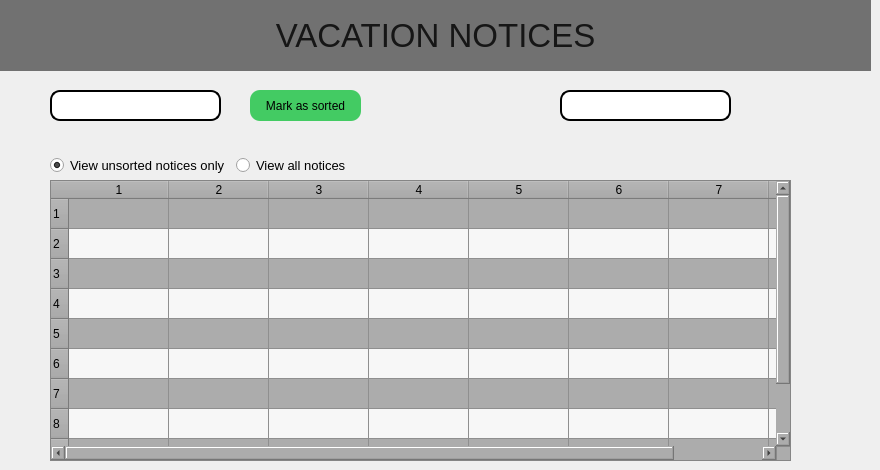
     <widget class="QWidget" name="pageadminVacation">
      <widget class="QLineEdit" name="led_LoginPage_Username_10">
       <property name="geometry">
        <rect>
         <x>50</x>
         <y>90</y>
         <width>171</width>
         <height>31</height>
        </rect>
       </property>
       <property name="styleSheet">
        <string notr="true">color: rgb(255, 255, 255);
border: 2px solid black;
padding-left:12px;
border-radius: 10px;</string>
       </property>
       <property name="placeholderText">
        <string>Enter vacation ID</string>
       </property>
      </widget>
      <widget class="QPushButton" name="pushButton_3">
       <property name="geometry">
        <rect>
         <x>740</x>
         <y>90</y>
         <width>51</width>
         <height>31</height>
        </rect>
       </property>
       <property name="styleSheet">
        <string notr="true">background-color:transparent;
border: 2px solid transparent;</string>
       </property>
       <property name="text">
        <string/>
       </property>
       <property name="icon">
        <iconset resource="resources.qrc">
         <normaloff>:/icons/icons/icons8-search-100.png</normaloff>:/icons/icons/icons8-search-100.png</iconset>
       </property>
       <property name="iconSize">
        <size>
         <width>35</width>
         <height>35</height>
        </size>
       </property>
      </widget>
      <widget class="QPushButton" name="btn_pageReportAComplaint_submitComplaint_9">
       <property name="geometry">
        <rect>
         <x>250</x>
         <y>90</y>
         <width>111</width>
         <height>31</height>
        </rect>
       </property>
       <property name="styleSheet">
        <string notr="true">background-color:rgb(67, 203, 99);
border-radius:10px
</string>
       </property>
       <property name="text">
        <string>Mark as sorted</string>
       </property>
       <property name="shortcut">
        <string>Return</string>
       </property>
      </widget>
      <widget class="QTableWidget" name="tableWidget_3">
       <property name="geometry">
        <rect>
         <x>50</x>
         <y>180</y>
         <width>741</width>
         <height>281</height>
        </rect>
       </property>
       <property name="styleSheet">
        <string notr="true">background-color: rgb(172, 172, 172);</string>
       </property>
       <property name="alternatingRowColors">
        <bool>true</bool>
       </property>
       <property name="rowCount">
        <number>10</number>
       </property>
       <property name="columnCount">
        <number>8</number>
       </property>
       <row/>
       <row/>
       <row/>
       <row/>
       <row/>
       <row/>
       <row/>
       <row/>
       <row/>
       <row/>
       <column/>
       <column/>
       <column/>
       <column/>
       <column/>
       <column/>
       <column/>
       <column/>
      </widget>
      <widget class="QLineEdit" name="led_LoginPage_Username_11">
       <property name="geometry">
        <rect>
         <x>560</x>
         <y>90</y>
         <width>171</width>
         <height>31</height>
        </rect>
       </property>
       <property name="styleSheet">
        <string notr="true">color: rgb(255, 255, 255);
border: 2px solid black;
padding-left:12px;
border-radius: 10px;</string>
       </property>
       <property name="placeholderText">
        <string>Tenant name | House number</string>
       </property>
      </widget>
      <widget class="QLabel" name="lbl_pageHomepage_welcomeUser_17">
       <property name="geometry">
        <rect>
         <x>0</x>
         <y>0</y>
         <width>871</width>
         <height>71</height>
        </rect>
       </property>
       <property name="font">
        <font>
         <pointsize>25</pointsize>
        </font>
       </property>
       <property name="styleSheet">
        <string notr="true">background-color: rgb(113, 113, 113);
color:rgb(22, 22, 22)</string>
       </property>
       <property name="text">
        <string>VACATION NOTICES</string>
       </property>
       <property name="alignment">
        <set>Qt::AlignCenter</set>
       </property>
      </widget>
      <widget class="QWidget" name="layoutWidget_3">
       <property name="geometry">
        <rect>
         <x>50</x>
         <y>150</y>
         <width>305</width>
         <height>31</height>
        </rect>
       </property>
       <layout class="QHBoxLayout" name="horizontalLayout_4">
        <item>
         <widget class="QRadioButton" name="radioButton_5">
          <property name="font">
           <font>
            <pointsize>10</pointsize>
           </font>
          </property>
          <property name="text">
           <string>View unsorted notices only</string>
          </property>
          <property name="checked">
           <bool>true</bool>
          </property>
         </widget>
        </item>
        <item>
         <widget class="QRadioButton" name="radioButton_6">
          <property name="font">
           <font>
            <pointsize>10</pointsize>
           </font>
          </property>
          <property name="text">
           <string>View all notices</string>
          </property>
         </widget>
        </item>
       </layout>
      </widget>
     </widget>
